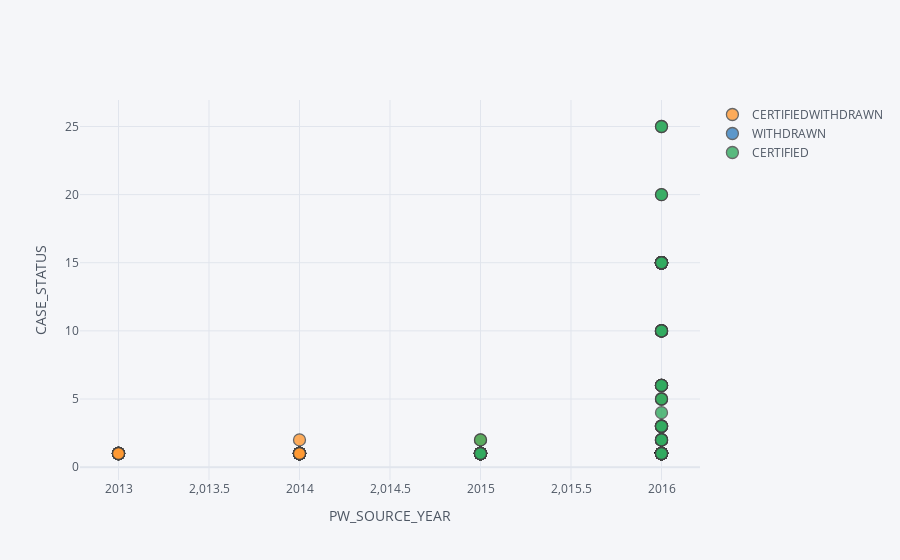

The notebook cell this image was saved under:
### Code cell
data1.iplot(x='PW_SOURCE_YEAR',y='TOTAL_WORKERS',categories='CASE_STATUS',xTitle='PW_SOURCE_YEAR',yTitle='CASE_STATUS')

### Figure 1 — Plotly figure (JSON) as saved in the notebook; plotly's stock layout.template omitted (floating-point values rounded to 4 significant figures; data arrays with more than 128 entries replaced by an {"elided": "..."} marker saying what was removed)
{"data": [{"marker": {"color": "rgba(255, 153, 51, 1.0)", "line": {"width": 1.3}, "opacity": 0.8, "size": 12, "symbol": "circle"}, "mode": "markers", "name": "CERTIFIEDWITHDRAWN", "textfont": {"color": "#4D5663"}, "type": "scatter", "x": {"elided": "183 int values"}, "y": {"elided": "183 int values"}}, {"marker": {"color": "rgba(55, 128, 191, 1.0)", "line": {"width": 1.3}, "opacity": 0.8, "size": 12, "symbol": "circle"}, "mode": "markers", "name": "WITHDRAWN", "textfont": {"color": "#4D5663"}, "type": "scatter", "x": [2016, 2016, 2016, 2016], "y": [1, 1, 1, 1]}, {"marker": {"color": "rgba(50, 171, 96, 1.0)", "line": {"width": 1.3}, "opacity": 0.8, "size": 12, "symbol": "circle"}, "mode": "markers", "name": "CERTIFIED", "textfont": {"color": "#4D5663"}, "type": "scatter", "x": {"elided": "812 int values"}, "y": {"elided": "812 int values"}}], "layout": {"legend": {"bgcolor": "#F5F6F9", "font": {"color": "#4D5663"}}, "paper_bgcolor": "#F5F6F9", "plot_bgcolor": "#F5F6F9", "title": {"font": {"color": "#4D5663"}}, "xaxis": {"gridcolor": "#E1E5ED", "showgrid": true, "tickfont": {"color": "#4D5663"}, "title": {"font": {"color": "#4D5663"}, "text": "PW_SOURCE_YEAR"}, "zerolinecolor": "#E1E5ED"}, "yaxis": {"gridcolor": "#E1E5ED", "showgrid": true, "tickfont": {"color": "#4D5663"}, "title": {"font": {"color": "#4D5663"}, "text": "CASE_STATUS"}, "zerolinecolor": "#E1E5ED"}}}
